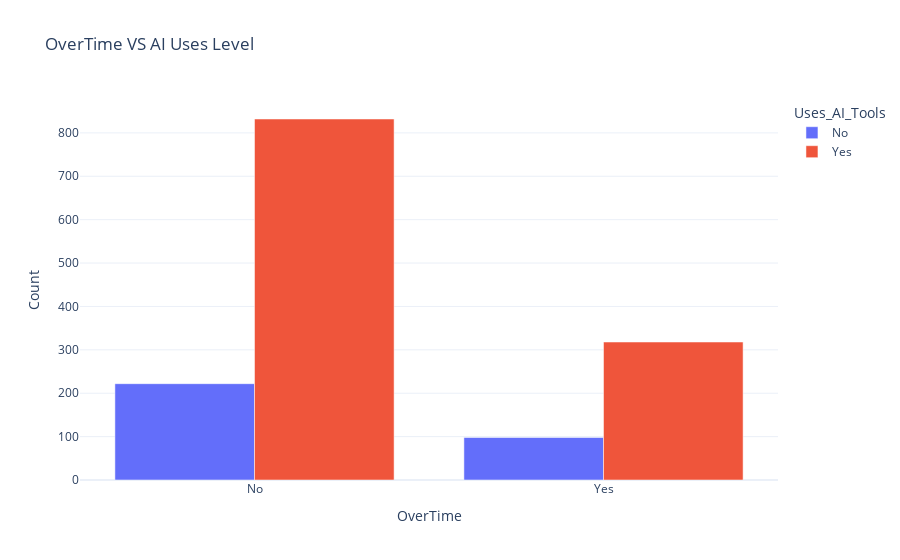

The notebook cell saved with this chart:
### Code cell
#Working Hours reduse or not after using AI

grouped = df.groupby(['Uses_AI_Tools','OverTime']).size().reset_index(name='Count')
fig = px.bar(grouped,
             x= 'OverTime',
             y= 'Count',
             color= 'Uses_AI_Tools',
             barmode= 'group',
             title ='OverTime VS AI Uses Level')
fig.show()

### Figure 1 — Plotly figure (JSON) as saved in the notebook; plotly's stock layout.template omitted (floating-point values rounded to 4 significant figures)
{"data": [{"alignmentgroup": "True", "hovertemplate": "Uses_AI_Tools=No<br>OverTime=%{x}<br>Count=%{y}<extra></extra>", "legendgroup": "No", "marker": {"color": "#636efa", "pattern": {"shape": ""}}, "name": "No", "offsetgroup": "No", "orientation": "v", "showlegend": true, "textposition": "auto", "type": "bar", "x": ["No", "Yes"], "xaxis": "x", "y": [222, 98], "yaxis": "y"}, {"alignmentgroup": "True", "hovertemplate": "Uses_AI_Tools=Yes<br>OverTime=%{x}<br>Count=%{y}<extra></extra>", "legendgroup": "Yes", "marker": {"color": "#EF553B", "pattern": {"shape": ""}}, "name": "Yes", "offsetgroup": "Yes", "orientation": "v", "showlegend": true, "textposition": "auto", "type": "bar", "x": ["No", "Yes"], "xaxis": "x", "y": [832, 318], "yaxis": "y"}], "layout": {"barmode": "group", "legend": {"title": {"text": "Uses_AI_Tools"}, "tracegroupgap": 0}, "title": {"text": "OverTime VS AI Uses Level"}, "xaxis": {"anchor": "y", "domain": [0, 1], "title": {"text": "OverTime"}}, "yaxis": {"anchor": "x", "domain": [0, 1], "title": {"text": "Count"}}}}
